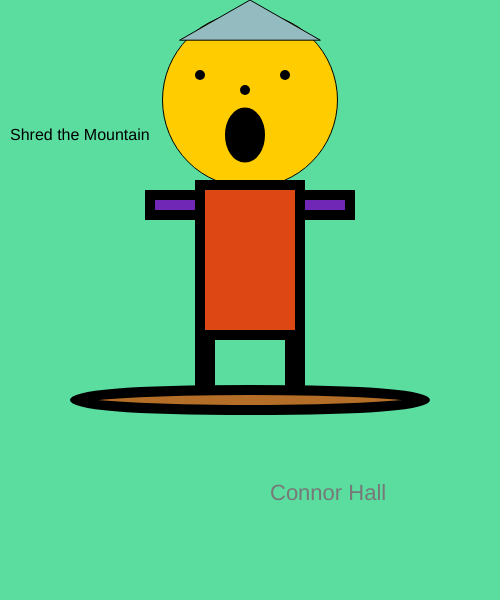
Frame 1 (no input)
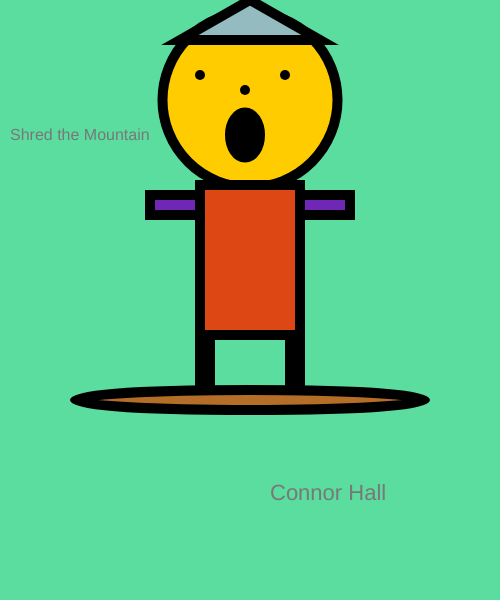
Frame 60 (no input)
Frame 120 (the mouse pressed at the canvas centre since frame 60): identical to frame 60, image omitted

The p5.js sketch that drew these frames (run headless with seeded random() and noise() and a simulated clock; from frame 60 on, the mouse is pressed at the canvas centre):

// p5.js sketch
// ── sketch.js
// JavaScript source code
function setup() {
    createCanvas(500, 600);
}

function draw() {
    background(90, 221, 159);
    textSize(16)
    text("Shred the Mountain", 10, 140);

    //head
    fill(255, 204, 0);
    circle(250, 100, 175);

    //hat
    fill(148, 187, 191)
    triangle(180, 40, 250, 0, 320, 40);

  
    // eyes
    strokeWeight(10);
    fill(0);
    point(200, 75);
    point(285, 75);

    // nose
    point(245, 90);

    // mouth
    ellipse(245, 135, 30, 45)

    // body
    fill(221, 71, 19);
    rect(200, 185, 100, 150);

    // right arm
    fill(113, 39, 181);
    rect(300, 195, 50, 20);
    // left arm
    rect(150, 195, 50, 20);
    // left leg
    rect(200, 335, 10, 50);
    // right leg
    rect(290, 335, 10, 50);

    //snowboard
    fill(181, 110, 39)
    ellipse(250, 400, 350, 20);

    fill(120);
    textSize(22);
    text("Connor Hall", 270, 500);


}
